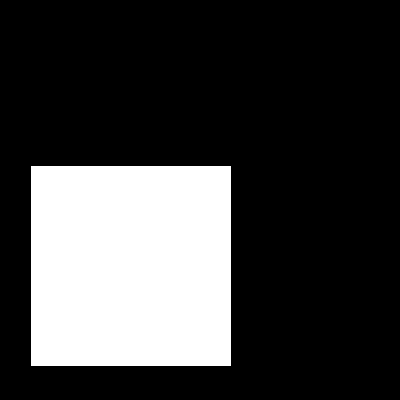
#> input picture cv_04/PVI_C04/pvi_cv04_im03.png, 400 x 400 px; its folder holds 2 pictures in this run
$ python cv_04b.py
#> lines starting #> are read from the running program, lines starting #| are printed output that depends on the picture; after the words box and inside, x2 and y2 are one past the last pixel; in counts of white or black regions, pixels touching at a corner belong together
import numpy as np
import matplotlib.pyplot as plt
import cv2
import os


def create_image_list(folder_path):
    # Empty image list
#> called with folder_path = 'PVI_C04'
    image_list = []
    for filename in os.listdir(folder_path):
        if filename.endswith(('.jpg', '.png', '.jpeg', '.bmp')):  # Check for image file extensions
            # Construct the full file path
            file_path = os.path.join(folder_path, filename)
            # Read the image using OpenCV
            image_list.append(file_path)
#> pass 2 of the loop in create_image_list, `for filename in os.listdir(folder_path):`:
    return image_list


def canny_detect(img_path):
#> called with img_path = 'PVI_C04/pvi_cv04_im03.png'
    img = cv2.imread(img_path)
#> img is the input picture: shape (400, 400, 3); 25% white; 1 white region, box (x1, y1, x2, y2) and area: (31, 166, 231, 366) 40000
    if img is not None:
        # To grayscale
        gray_original = cv2.cvtColor(img, cv2.COLOR_BGR2GRAY)
        # To binary image - Original
        orig_binary_image = np.where(gray_original > 0, 1, 0)
        # Sum of ones - Original
        orig_sum_of_ones = np.sum(orig_binary_image)
#> orig_sum_of_ones = 40000

        # Canny edge detect
        canny_edges = cv2.Canny(gray_original, 100, 256)
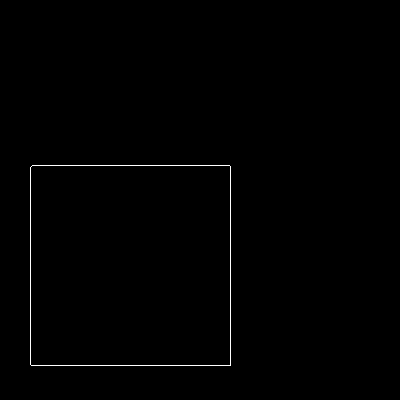
#> canny_edges: shape (400, 400); 0.5% white in thin lines or dots, all inside (x1, y1, x2, y2) = (30, 165, 231, 366)
        # To binary image - Canny
        canny_binary_image = np.where(canny_edges > 0, 1, 0)
        # Sum of ones - Canny
        canny_sum_of_ones = np.sum(canny_binary_image)
#> canny_sum_of_ones = 796
        return img, gray_original, canny_edges, canny_binary_image, orig_binary_image, canny_sum_of_ones, orig_sum_of_ones
    else:
        return None


# Zpracování obrázků a zobrazení v jednom okně
def visualization(img_list):
    fig, axs = plt.subplots(2, len(img_list), figsize=(16, 6))

    for i, image_file in enumerate(img_list):
        results = canny_detect(image_file)
#> results = 7 items

        if results is not None:
            # Extract values from result
            img, gray_original, canny_edges, canny_binary_image, orig_binary_image, canny_sum_of_ones, \
            orig_sum_of_ones = results
#> canny_sum_of_ones = 796; orig_sum_of_ones = 40000
            # original, gray, canny, binary, sum_of_ones = results

            axs[0, i].imshow(img)
            axs[0, i].set_title(f'Original\nSum: {orig_sum_of_ones}')
            axs[0, i].axis('off')

            axs[1, i].imshow(canny_binary_image, cmap='gray')
            axs[1, i].set_title(f'Canny Edges\nSum: {canny_sum_of_ones}')
            axs[1, i].axis('off')
        else:
            axs[0, i].axis('off')
            axs[1, i].axis('off')
#> pass 2 of the loop in visualization, `for i, image_file in enumerate(img_list):`:
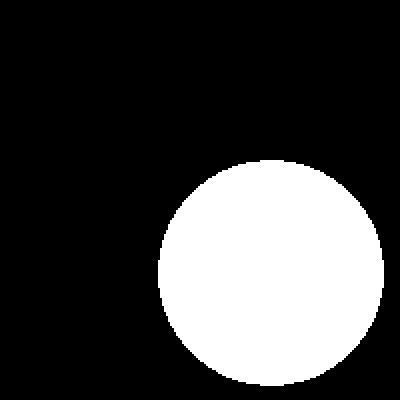
#> input picture cv_04/PVI_C04/pvi_cv04_im06.png, 400 x 400 px
#> in canny_detect, img is the input picture: shape (400, 400, 3); 25% white; 1 white region, box (x1, y1, x2, y2) and area: (158, 160, 384, 386) 40000
#> in canny_detect (call 2), `canny_edges = cv2.Canny(gray_original, 100, 256)`:
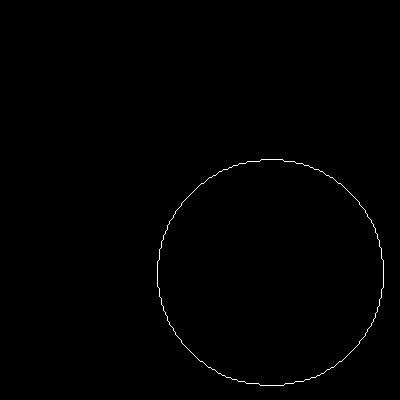
#> canny_edges: shape (400, 400); 0.4% white in thin lines or dots, all inside (x1, y1, x2, y2) = (157, 159, 384, 386)
#> in canny_detect (call 2), `canny_sum_of_ones = np.sum(canny_binary_image)`: canny_sum_of_ones = 636

    plt.show()
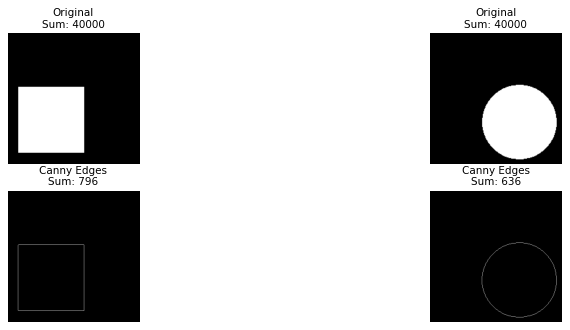
#> figure drawn by matplotlib, 4 panels


img_list = create_image_list('PVI_C04')
visualization(img_list)
print('done')
